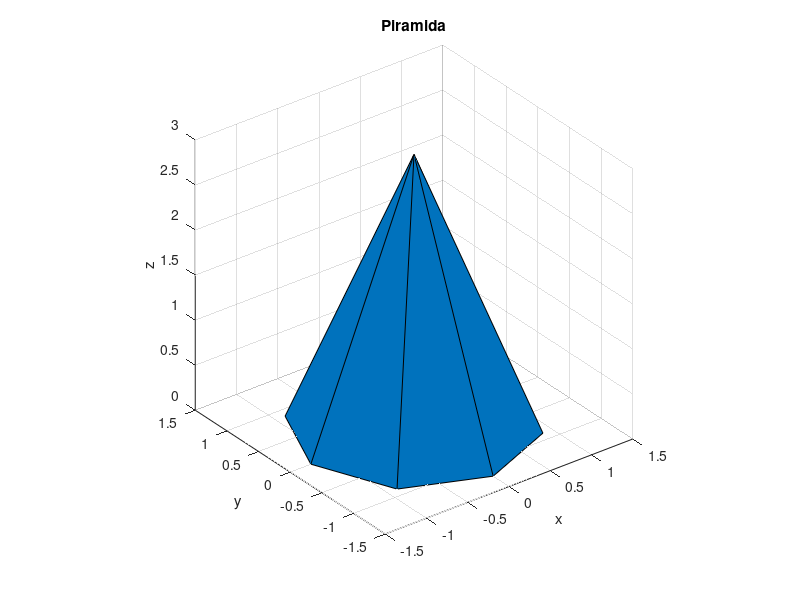

This figure's MATLAB source:
clear
clc
close all

% piramida

% rc -  raza cerc. circum. bazei
% h -  inaltimea piramizii
% nr - lat. bazei

rc = 1.25;
h = 3;
n = 8;

% det. coord. supr. piramidei de h=1
[Xp Yp Zp] = cylinder([rc 0],n);

% stabilirea h
Zp = Zp * 3;

% reprezentarea grafica
surf(Xp,Yp,Zp)
colormap('lines');
axis('equal');


xlabel('x')
ylabel('y')
zlabel('z')
title('Piramida')
